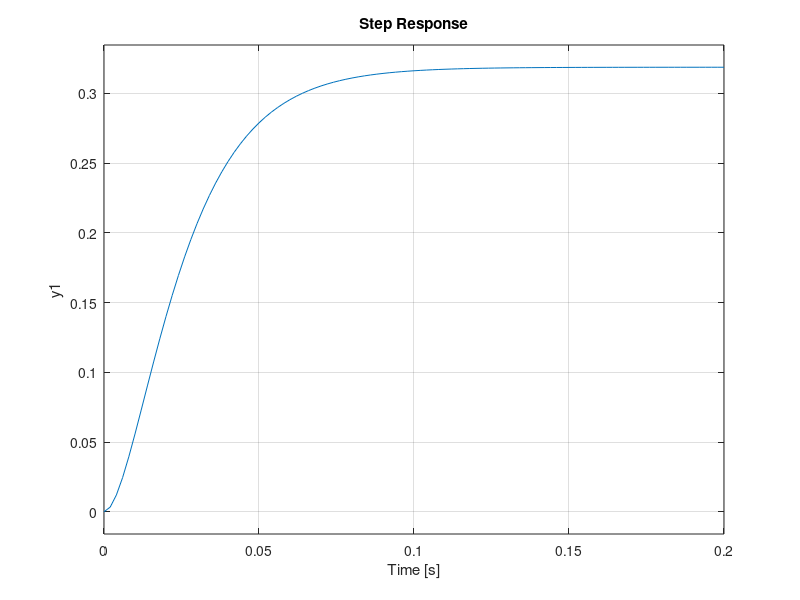

This chart was generated by the following MATLAB code: (Note: this script raises an error after producing the figure.)
close all;clear all;clc;
% DC Motor Speed Control using PID Controller

% DC Motor Parameters
Ra = 0.46;
La = 2.87*10^-3;
Kt = 3.382;
Jm = 0.633;
Bm = 0.0538;
Kb = 3.13;

J = Jm;
B = Bm;
 
Motor_OL_TF_w_v = tf([Kt],[La*J Ra*J+La*B Ra*B+Kt*Kb]) %Open Loop w/v Transfer Function
bode(Motor_OL_TF_w_v); margin(Motor_OL_TF_w_v); step(Motor_OL_TF_w_v); stepinfo(Motor_OL_TF_w_v); pzmap(Motor_OL_TF_w_v)
Motor_CL_TF_w_v = feedback(Motor_OL_TF_w_v,1)
pzmap(Motor_CL_TF_w_v)
figure; step(Motor_CL_TF_w_v)                          %Step Response of w/V Close Loop Transfer Function
stepinfo(Motor_CL_TF_w_v)

s = tf('s');
Lead_Lag = 168.28*((s+103)/(s+790))*((s+85.478)/(s+56.608))
series = series(Motor_OL_TF_w_v,Lead_Lag)
CompensatedSystem = feedback(series,1)
step(CompensatedSystem)
stepinfo(CompensatedSystem)
pzmap(CompensatedSystem)


bode(CompensatedSystem)
margin(CompensatedSystem)
bandwidth(CompensatedSystem)